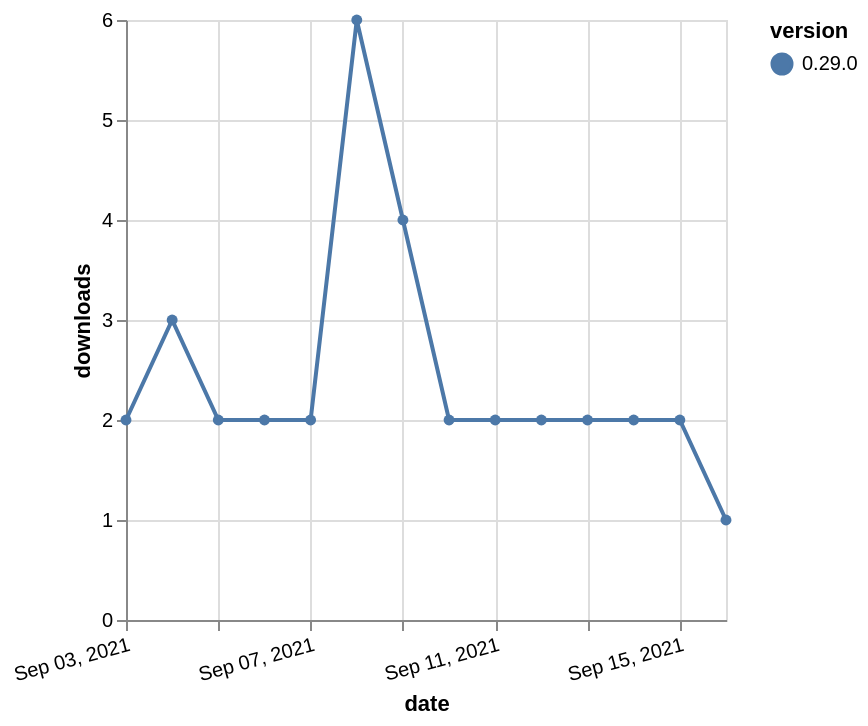

Vega-Lite specification stored for this chart:
### Vega-Lite specification from a JSON file in a GitHub repository (floating-point values rounded to 4 significant figures)
{"$schema": "https://vega.github.io/schema/vega-lite/v5.json", "description": "A simple bar chart with embedded data.", "data": {"values": [{"date": "2021-09-03", "total": 876, "delta": 2, "version": "0.29.0"}, {"date": "2021-09-04", "total": 879, "delta": 3, "version": "0.29.0"}, {"date": "2021-09-05", "total": 881, "delta": 2, "version": "0.29.0"}, {"date": "2021-09-06", "total": 883, "delta": 2, "version": "0.29.0"}, {"date": "2021-09-07", "total": 885, "delta": 2, "version": "0.29.0"}, {"date": "2021-09-08", "total": 891, "delta": 6, "version": "0.29.0"}, {"date": "2021-09-09", "total": 895, "delta": 4, "version": "0.29.0"}, {"date": "2021-09-10", "total": 897, "delta": 2, "version": "0.29.0"}, {"date": "2021-09-11", "total": 899, "delta": 2, "version": "0.29.0"}, {"date": "2021-09-12", "total": 901, "delta": 2, "version": "0.29.0"}, {"date": "2021-09-13", "total": 903, "delta": 2, "version": "0.29.0"}, {"date": "2021-09-14", "total": 905, "delta": 2, "version": "0.29.0"}, {"date": "2021-09-15", "total": 907, "delta": 2, "version": "0.29.0"}, {"date": "2021-09-16", "total": 908, "delta": 1, "version": "0.29.0"}]}, "width": "container", "mark": {"type": "line", "point": {"filled": true}}, "encoding": {"x": {"field": "date", "type": "temporal", "timeUnit": "yearmonthdate", "title": "date", "axis": {"labelAngle": -15}}, "y": {"field": "delta", "type": "quantitative", "title": "downloads"}, "color": {"field": "version", "type": "nominal"}, "tooltip": {"field": "delta"}}}
